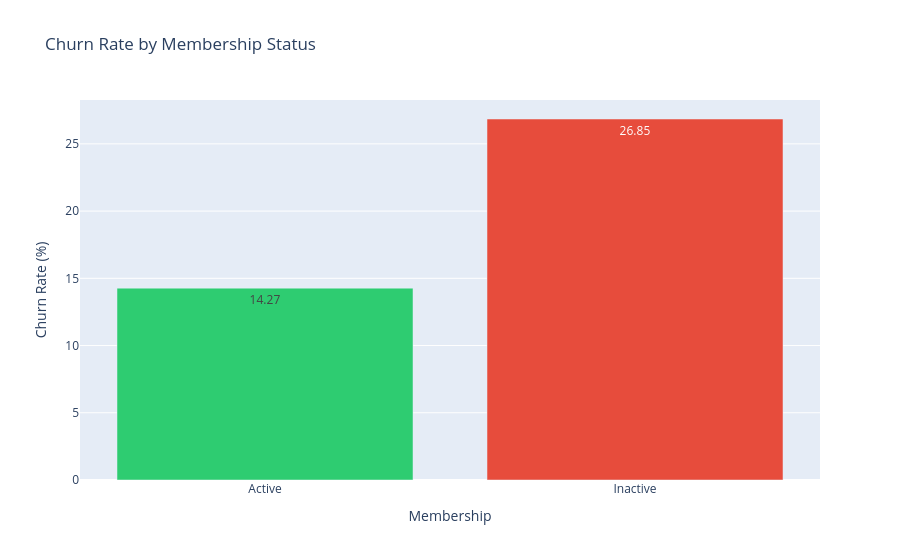

The notebook cell this image was saved under:
### Code cell
s = active_seg.reset_index()
fig = px.bar(
    s, x='Membership', y='churn_rate_pct', color='Membership',
    text_auto='.2f', custom_data=['customers'],
    labels={'churn_rate_pct': 'Churn Rate (%)'},
    title='Churn Rate by Membership Status',
    color_discrete_map={'Active': '#2ecc71', 'Inactive': '#e74c3c'},
)
fig.update_traces(hovertemplate='%{x}<br>Churn: %{y:.2f}%<br>Customers: %{customdata[0]:,}<extra></extra>')
fig.update_layout(showlegend=False)
fig.show()

### Figure 1 — Plotly figure (JSON) as saved in the notebook; plotly's stock layout.template omitted (floating-point values rounded to 4 significant figures)
{"data": [{"customdata": [[5151]], "hovertemplate": "%{x}<br>Churn: %{y:.2f}%<br>Customers: %{customdata[0]:,}<extra></extra>", "legendgroup": "Active", "marker": {"color": "#2ecc71", "pattern": {"shape": ""}}, "name": "Active", "orientation": "v", "showlegend": true, "textposition": "auto", "texttemplate": "%{y:.2f}", "type": "bar", "x": ["Active"], "xaxis": "x", "y": [14.27], "yaxis": "y"}, {"customdata": [[4849]], "hovertemplate": "%{x}<br>Churn: %{y:.2f}%<br>Customers: %{customdata[0]:,}<extra></extra>", "legendgroup": "Inactive", "marker": {"color": "#e74c3c", "pattern": {"shape": ""}}, "name": "Inactive", "orientation": "v", "showlegend": true, "textposition": "auto", "texttemplate": "%{y:.2f}", "type": "bar", "x": ["Inactive"], "xaxis": "x", "y": [26.85], "yaxis": "y"}], "layout": {"barmode": "relative", "legend": {"title": {"text": "Membership"}, "tracegroupgap": 0}, "showlegend": false, "title": {"text": "Churn Rate by Membership Status"}, "xaxis": {"anchor": "y", "categoryarray": ["Active", "Inactive"], "categoryorder": "array", "domain": [0.0, 1.0], "title": {"text": "Membership"}}, "yaxis": {"anchor": "x", "domain": [0.0, 1.0], "title": {"text": "Churn Rate (%)"}}}}
